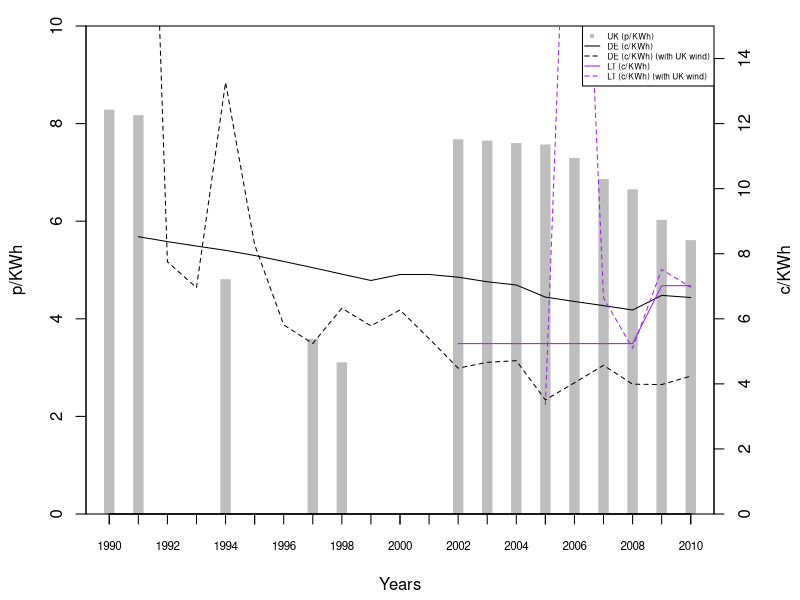

This chart was generated by the following R code:
####################
#
#	Title:  Anticipated price of wind energy (1990 - 2010)
#	Source: Calculations and assumptions: Buttler and Neuhoff (2008, 2004). EUROSTAT (nrg_113a, nrg_1072). [Previous calculations]
#	Notes: 
# Units: p/KWh and c/KWh (in 2003 price)
# Dependencies: fig_expected-average-remuneration.R (DE.PMT.csv, LT.PMT.csv, UK.PMT.csv).
#
####################

#library(ggplot2)
#library(reshape2)

# LOAD THE DATA
data.DE.PMT = read.csv("DE.PMT.csv") # in c/KWh
data.LT.PMT = read.csv("LT.PMT.csv") # in c/KWh
data.UK.PMT = read.csv("UK.PMT.csv") # in p/KWh

# Use lagged values here:
data.capacity = read.csv("eurostat-nrg_113a_capacity-wind-MW.csv")
data.production = read.csv("eurostat-nrg_1072_production-wind-GWh.csv") # this is in GWh so late we have to multiply with 1000 to get it in MWh.

data.streg.prices = read.csv("lauber-mez_streg-prices.csv") # in Pfennig/KWh
data.nffo.prices2 = read.csv("mitchell_nffo-prices.csv") # in p/KWh
#data.nffo.prices = read.csv("nfpa_average-NFFO-prices.csv") # What specificly is wrong with these numbers ?
#colnames(data.nffo.prices) <- c("NFFO","Years", "Price")

data.rpi.UK = read.csv("ons_mm23_rpi.csv") # index (January 1987=100)
data.rpi.DE = read.csv("destatis_WZ08-47_rpi.csv") # index (2005=100)
data.ppi = read.csv("eurostat-sts_inpp_a_producerpriceindex.csv") # index (2005=100)
  
# Parameters
Discount.rate = 0.08 # 8%
Exchange.rate.GBP = 1.5 # GBP/EUR
Exchange.rate.pfennig =  0.51 # EUR-cent per Pfennig
DE.FIT.initial.fee = 9.1 # c/KWh. From EEG 2000.
DE.FIT.basic.fee = 6.17 # c/KWh. From EEG 2000.
Pool.price.UK = 1.5 # p/KWh. Why not same pool price for NFFO and ROC ???
Future.inflation.rate = 0.0196 # 1.96% annually. From Butler and Neuhoff calculations. Assumption: ECB target of just below 2%. And identical in all three countries.

# Time range
years = c(1990:2010)
# years.StrEG = years[1:10]

# Creating empty components that we will fill content into later
NFFO.cash.flow = matrix(NA, ncol = nrow(data.nffo.prices2), nrow = 20) # p/KWh
StrEG.cash.flow = matrix(NA, ncol = length(years[1:10]), nrow = 20) # c/KWh
colnames(NFFO.cash.flow) = data.nffo.prices2$Year
colnames(StrEG.cash.flow) = years[1:10]


#####
# Fixing base years of the indecies
#####

# We deflate each value in the cash flow, to the price index in the corresponding year. For years after 2011 we assume the same fixed inflation rate for all countries (1.96%)

# This function changes the base of of an index. Required: the new base year, list of years and corresponding list of index values (as old base year).
SET.BASE.YEAR = function(base.year, list.years, list.index){
  i = match(base.year, list.years) # finds the row number that corresponds to the base.year
  df = cbind(list.years, lapply(list.index, function(x){x/list.index[i]*100}) ) # recaulculating index values
  colnames(df) = c("Years", paste("Index (",base.year,"=100)", sep = "") )
  df # return data frame with years and index.
}

UK.2003.rpi = SET.BASE.YEAR(2003, data.rpi.UK$X, data.rpi.UK$CHAW)
DE.2003.rpi = SET.BASE.YEAR(2003, data.rpi.DE$X, data.rpi.DE[,2])

# Extending the price indecies from 2012-2040, using the fixed inflation rates.

UK.2003.rpi.extended = matrix(NA, ncol = 2, nrow = (nrow(UK.2003.rpi)+(2040-2011)) )
colnames(UK.2003.rpi.extended) = c("Years", "Index")
for(i in 1:nrow(UK.2003.rpi.extended)) {
  if(i <= nrow(UK.2003.rpi)) {
    UK.2003.rpi.extended[,1][[i]] = UK.2003.rpi[,1][[i]]
    UK.2003.rpi.extended[,2][[i]] = UK.2003.rpi[,2][[i]]
  } else {
    UK.2003.rpi.extended[,1][[i]] = UK.2003.rpi.extended[,1][[i-1]] + 1
    UK.2003.rpi.extended[,2][[i]] = UK.2003.rpi.extended[,2][[i-1]] * (1+Future.inflation.rate)
  }
}

DE.2003.rpi.extended = matrix(NA, ncol = 2, nrow = (nrow(DE.2003.rpi)+(2040-2011)) )
colnames(DE.2003.rpi.extended) = c("Years", "Index")
for(i in 1:nrow(DE.2003.rpi.extended)) {
  if(i <= nrow(DE.2003.rpi)) {
    DE.2003.rpi.extended[,1][[i]] = DE.2003.rpi[,1][[i]]
    DE.2003.rpi.extended[,2][[i]] = DE.2003.rpi[,2][[i]]
  } else {
    DE.2003.rpi.extended[,1][[i]] = DE.2003.rpi.extended[,1][[i-1]] + 1
    DE.2003.rpi.extended[,2][[i]] = DE.2003.rpi.extended[,2][[i-1]] * (1+Future.inflation.rate)
  }
}



#####
# StrEG cash flow
#####

# Using the StrEG prices (90% of consumer electricity prices), we fill in each year with its respective price.
# For years after 1999 where the StrEG system has been terminated and therefore exsist no StrEG price:
# We will assume 4 years with initial fee (the min. in EEG 2000), and the remaining years with basic fee. This is similar to (but not mentioned in) Butler and Neuhoff (2008). This has been found by method of trial-and-error.
# EEG 2000: Operation time of prior installation is halved (min. 4 years). After that follow same reduction of rate rules as new installations.
for(i in 1:20) { # for each year after build (row)
  for(j in 2:length(years[1:10])) { # for each build year (coloumn). 
    # Note: we have no infomation on the StrEG prices in 1990, but have for 2000 - Butler and Neuhoff (2008) have for 1990 (for 2000 it is unknown wheter they use EEG or StrEG prices) - so we start our for-loop at 2 (1991) ???
    # Maybe Butler and Neuhoff (2008), made a "mistake" here, by using 1991-StrEG prices in 1990, and so on ???
    if( ((i-1)+(j-1)) <= length(data.streg.prices$StrEG) ) { # if we have a StrEG price for the given year (1991-2000).
      # StrEG prices are in pfennig - calculating it as EURO-cent.
      StrEG.cash.flow[i,j] = data.streg.prices$StrEG[[((i-1)+(j-1))]]*Exchange.rate.pfennig # c/KWh
    } else {
      if(i <= (length(data.streg.prices$StrEG)+4)-(j-1)+1) { # if in the first 4 years after StrEG (2001-2005), then pay initial fee from EEG 2000.
        StrEG.cash.flow[i,j] = DE.FIT.initial.fee # c/KWh
      } else { # if not in the first 4 years after StrEG (2001-2005), then pay basic fee from EEG 2000.
        StrEG.cash.flow[i,j] = DE.FIT.basic.fee # c/KWh
      }
    }
    
  }
}

# Price adjust
for(i in 1:20) { # for each year after build (row)
  for(j in 2:length(years[1:10])) { # for each build year (coloumn). 
    StrEG.cash.flow[i,j] = StrEG.cash.flow[i,j] / DE.2003.rpi.extended[,2][((i-1)+(j-1))] * 100
  }
}


#####
# NFFO cash flow
#####

# Calculating weigthed average contract price (weights are number of contracts in subband and non-subband)
# Setting the number of non-subbadn contracts to 1 instead of NA such that the weighted average works.
data.nffo.prices2$Projects[1:2] = 1
# Replace NA values with 0:
data.nffo.prices2[is.na(data.nffo.prices2)] = 0
# Calculate average price: (Price * Project + Price.Subband * Project.Subband) / (Project + Project.Subband)
NFFO.weighted.prices = cbind(data.nffo.prices2[1:2], apply(data.nffo.prices2, 1, function(x){ (x[3]*x[5]+x[4]*x[6])/(x[5]+x[6]) }))
colnames(NFFO.weighted.prices) = c("NFFO", "Year", "Price")
      
for(i in 1:20) { # for each year after build (row)
  for(j in 1:nrow(data.nffo.prices2)) { # for each build year (coloumn). 
    
    if(j == 1 && i <= 8) { # If NFFO1 and before 1998 then NFFO1 price
      NFFO.cash.flow[i,j] = NFFO.weighted.prices$Price[[j]]
    } else if(j == 2 && i <= 7) { # If NFFO2 and before 1998 then NFFO2 price
      NFFO.cash.flow[i,j] = NFFO.weighted.prices$Price[[j]]
    } else if(j > 2 && i <= 15) { # If NFFO3-5 then NFFO3-5 prices for first 15 years.
      NFFO.cash.flow[i,j] = NFFO.weighted.prices$Price[[j]]
    } else { # otherwise pay pool price
      NFFO.cash.flow[i,j] = Pool.price.UK 
    }
    
  }
}

# Price adjust
#a = c("START:")
for(i in 1:20) { # for each year after build (row)
  for(j in 1:nrow(data.nffo.prices2)) { # for each build year (coloumn). 
    y = match(colnames(NFFO.cash.flow)[[j]], UK.2003.rpi.extended[,1]) # finding the offset for each NFFO year
    #a = append(a, UK.2003.rpi.extended[,1][(i-1)+y])
    NFFO.cash.flow[i,j] = NFFO.cash.flow[i,j] / UK.2003.rpi.extended[,2][(i-1)+y] * 100
  }
  #a = append(a, "###")
}
#a

#####
# Calculating Net Present Value and correspoding Payment
#####

NPV = function(i, N) {
  SUM = 0
  for(t in 1:length(N)) {
    SUM = SUM + N[[t]]/((1+i)^t)
  }
  SUM # returns the SUM
}

PMT = function(i, n, PV) {
  PV / ( (1 - (1/(1 + i)^n)) / i ) # Returns payment
}  

# calculating NPV for each year
StrEG.NPV = sapply(colnames(StrEG.cash.flow), function(x){NPV(Discount.rate, StrEG.cash.flow[, x])} ) 
NFFO.NPV = sapply(colnames(NFFO.cash.flow), function(x){NPV(Discount.rate, NFFO.cash.flow[, x])} )

# calculating Payment for each year
StrEG.PMT = lapply(StrEG.NPV, function(x){PMT(Discount.rate, 20, x)} ) 
NFFO.PMT = lapply(NFFO.NPV, function(x){PMT(Discount.rate, 20, x)} )


#####
# Merging NFFO wtih ROC and StrEG with EEG
#####

NFFO.PMT.temp = cbind(data.nffo.prices2$Year, NFFO.PMT)
colnames(data.UK.PMT) = c("Years","UK.PMT")
colnames(NFFO.PMT.temp) = c("Years","UK.PMT") # needs identical colomnames inorder to merge
rownames(NFFO.PMT.temp) = NULL # resets row names
UK.PMT = rbind(NFFO.PMT.temp ,data.UK.PMT)

StrEG.PMT.temp = cbind(years[1:10], StrEG.PMT) 
colnames(data.DE.PMT) = c("Years","DE.PMT")
colnames(StrEG.PMT.temp) = c("Years","DE.PMT") # needs identical colomnames inorder to merge
rownames(StrEG.PMT.temp) = NULL # resets row names
DE.PMT = rbind(StrEG.PMT.temp, data.DE.PMT)


#####
# Scale to UK wind resources
#####

# From Butler and Neuhoff (2008): "If, for example, [wind-]output is 20% higher, then the price paid per MWh can be reduced by 20% while maintaining the same revenue stream for the project and creating little additional maintenance costs."
DE.wind.scalefactor = cbind(data.production$X[2:21], (data.production$Germany[2:21]/data.capacity$Germany[1:20]*1000) / (data.production$United.Kingdom[2:21]/data.capacity$United.Kingdom[1:20]*1000) )
colnames(DE.wind.scalefactor) = c("Years", "Share")
LT.wind.scalefactor = cbind(data.production$X[2:21], (data.production$Lithuania[2:21]/data.capacity$Lithuania[1:20]*1000) / (data.production$United.Kingdom[2:21]/data.capacity$United.Kingdom[1:20]*1000) )
colnames(LT.wind.scalefactor) = c("Years", "Share")

# Manual restricting time period to 1991-2010 for both lists.
DE.PMT.windadjusted = cbind(DE.PMT[2:21,1], as.numeric(DE.PMT[2:21,2])*as.numeric(DE.wind.scalefactor[1:20,2])) # c/KWh, RPI price adjusted (2003=100). And adjusted relative to the higher wind speeds in UK.
# Manual restricting time period to 2004-2010 for both lists.
LT.PMT.windadjusted = cbind(data.LT.PMT[3:9,1], as.numeric(data.LT.PMT[3:9,2])*as.numeric(LT.wind.scalefactor[14:20,2])) # c/KWh, RPI price adjusted (2003=100). And adjusted relative to the higher wind speeds in UK.


#####
# Plotting
#####

pdf(file="fig_anticipated-price-energy_lag.pdf", height=3.5, width=5)

par(mar=c(4,4,1,4)+.3, yaxs='i') # margin, and y-axis start at y=0
plot(x=UK.PMT[1:14,1], y=UK.PMT[1:14,2], axes=FALSE, col="gray", type="h", lwd=10, lend="square", xlab="Years", ylab="p/KWh", ylim=range(0,10))
axis(1, labels=FALSE)
axis(1, at=years, cex.axis=0.7)
axis(2)
par(new=TRUE) # plot the following using the secondary axis: 
plot(x=c(1990, DE.PMT[2:21,1]), y=c(NA, DE.PMT[2:21,2]), type="l", xaxt="n", yaxt="n", xlab="", ylab="", ylim=range(0,10*Exchange.rate.GBP))
lines(x=DE.PMT.windadjusted[,1], y=DE.PMT.windadjusted[,2], lty="dashed", lwd=1)
lines(x=data.LT.PMT[1:9,1], y=data.LT.PMT[1:9,2], col="purple")
lines(x=LT.PMT.windadjusted[,1], y=LT.PMT.windadjusted[,2], col="purple", lty="dashed", lwd=1)
axis(4) # add secondary axis
mtext("c/KWh",side=4,line=3)
legend("topright", legend=c("UK (p/KWh)","DE (c/KWh)", "DE (c/KWh) (with UK wind)", "LT (c/KWh)", "LT (c/KWh) (with UK wind)"), col=c("grey","black","black","purple","purple"), lty = c(NA,"solid","dashed","solid","dashed"), pch = c(15, NA, NA, NA, NA), lwd=c(20, 1, 1, 1, 1), cex=0.5)

dev.off()
